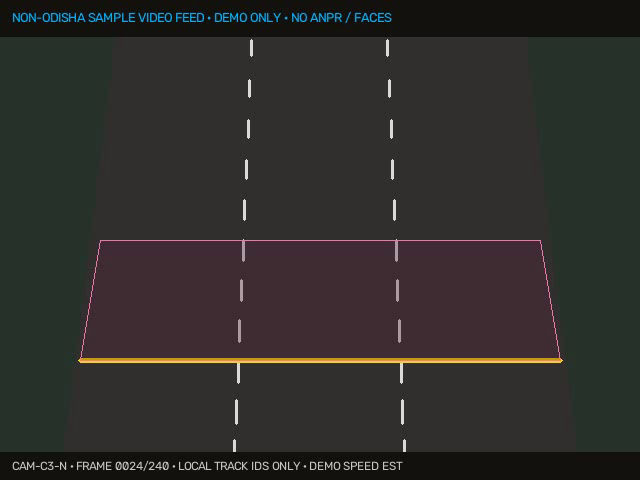
#> input picture frame 24 of packages/replay/c3_sample_feed.mp4, 640 x 480 px
$ python pipeline.py
#> lines starting #> are read from the running program, lines starting #| are printed output that depends on the picture; after the words box and inside, x2 and y2 are one past the last pixel; in counts of white or black regions, pixels touching at a corner belong together
"""
Deprecated C3 demonstration pipeline (OpenCV + ByteTrack tracking).
Not an authoritative recorded processor or acceptance source. Operating input
uses RecordedClipProcessor with configured camera geometry and aggregate windows.
PRD §8.5, §15.2; Backlog S36, S37.

Translates sample video feed at C3 (North approach) into typed traffic aggregates:
- Directional virtual crossing line counting (counted once per track ID)
- Lane-wise ROI polygon assignment
- Queue ROI occupancy and vehicle detection
- Class breakdown (bike, car, auto, bus, truck)
- Uncalibrated demo speed estimation
- Upstream impact estimation toward C1 (30s, 60s, 120s ETA & risk)
- Strict privacy: temporary camera-local IDs only, no ANPR, no face recognition
"""

from __future__ import annotations
import json
import math
from dataclasses import asdict, dataclass, field
from pathlib import Path
from typing import Any, Dict, List, Optional, Tuple
import cv2
import numpy as np


@dataclass
class BoundingBox:
    x: int
    y: int
    w: int
    h: int

    @property
    def bottom_center(self) -> Tuple[int, int]:
        return (self.x + self.w // 2, self.y + self.h)

    @property
    def center(self) -> Tuple[int, int]:
        return (self.x + self.w // 2, self.y + self.h // 2)

    # [10 lines left out: function iou, not called in this run]


@dataclass
class TrackedVehicle:
    track_id: str
    vehicle_class: str
    history: List[Tuple[int, int]] = field(default_factory=list)  # (x, y) centers
    current_bbox: Optional[BoundingBox] = None
    lane_id: str = "lane_2_thru"
    is_queued: bool = False
    crossed_counting_line: bool = False
    stationary_frames: int = 0
    relative_motion_px_per_frame: float = 0.0
    last_seen_frame: int = 0


class C3VisionPipeline:
    def __init__(
        self,
        video_path: Optional[str | Path] = None,
        camera_id: str = "CAM-C3-NORTH",
        crossing_line_y: int = 360,
    ):
        self.camera_id = camera_id
        self.video_path = Path(video_path) if video_path else None
        self.crossing_line_y = crossing_line_y

        # Lane ROIs (Polygonal representations for top to bottom approach)
        self.lane_polygons = {
            "lane_1_turn": np.array([[120, 0], [173, 0], [180, 480], [60, 480]], np.int32),
            "lane_2_thru": np.array([[173, 0], [226, 0], [300, 480], [180, 480]], np.int32),
            "lane_3_thru": np.array([[226, 0], [280, 0], [420, 480], [300, 480]], np.int32),
        }

        # Queue ROI polygon (y in [240, 360])
        self.queue_roi = np.array([
            [100, 240],
            [380, 240],
            [420, 360],
            [80, 360]
        ], np.int32)

        self.tracks: Dict[str, TrackedVehicle] = {}
        self.next_track_num = 1
        self.total_counted = 0
        self.class_counts = {"bike": 0, "car": 0, "auto": 0, "bus": 0, "truck": 0}
        self.processed_frames: List[Dict[str, Any]] = []

    # [36 lines left out: functions classify_detection, assign_lane, is_in_queue_roi, not called in this run]

    def run_pipeline(self) -> Dict[str, Any]:
        """
        Executes frame-by-frame analysis over the sample video.
        Returns a structured report containing frame-by-frame metadata and aggregated statistics.
        """
        if not self.video_path or not self.video_path.exists():
            return {
                "available": False,
                "status": "unavailable",
                "error": f"Sample video feed file not found at: {self.video_path}",
                "message": "Optional sample-video extraction is unavailable. Core synthetic scenarios and golden replay remain independent.",
                "provenance": "Sample feed file missing or uninitialized",
            }

        cap = cv2.VideoCapture(str(self.video_path))
        if not cap.isOpened():
            return {
                "available": False,
                "status": "error",
                "error": "Failed to decode sample video feed via OpenCV.",
                "message": "Optional sample-video extraction is unavailable. Core synthetic scenarios and golden replay remain independent.",
                "provenance": str(self.video_path),
            }

        fps = cap.get(cv2.CAP_PROP_FPS) or 10.0
        total_frames = int(cap.get(cv2.CAP_PROP_FRAME_COUNT))
        frame_idx = 0

        # Background subtractor to isolate moving objects
        bg_subtractor = cv2.createBackgroundSubtractorMOG2(history=50, varThreshold=25, detectShadows=False)

        while True:
            ret, frame = cap.read()
#> frame is the input picture: shape (480, 640, 3); mean B, G, R 43.3, 46.1, 47.9
            if not ret:
                break

            h_f, w_f = frame.shape[:2]
#> h_f = 480; w_f = 640

            # Foreground mask (exclude header/footer overlays)
            crop_mask = np.zeros((h_f, w_f), dtype=np.uint8)
            crop_mask[40:h_f - 32, 60:w_f - 60] = 255

            fg_mask = bg_subtractor.apply(frame)
#> fg_mask: shape (480, 640); every value is 255
            fg_mask = cv2.bitwise_and(fg_mask, crop_mask)
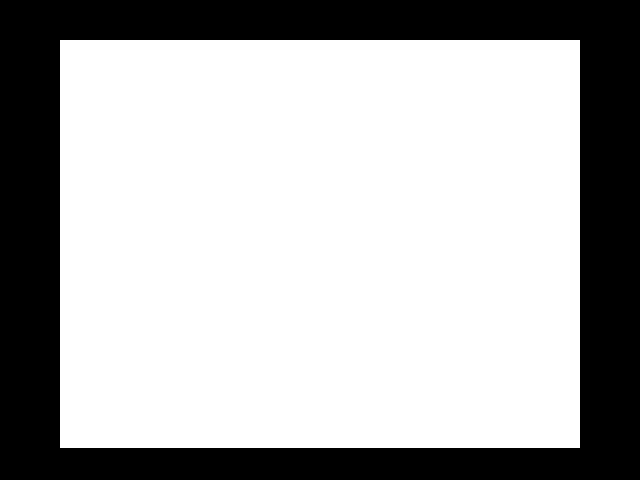
#> fg_mask: shape (480, 640); 69.1% white; 1 black region, box (x1, y1, x2, y2) and area: (0, 0, 640, 480) 95040

            # Morphological noise removal
            kernel = cv2.getStructuringElement(cv2.MORPH_RECT, (4, 4))
            fg_mask = cv2.morphologyEx(fg_mask, cv2.MORPH_OPEN, kernel)
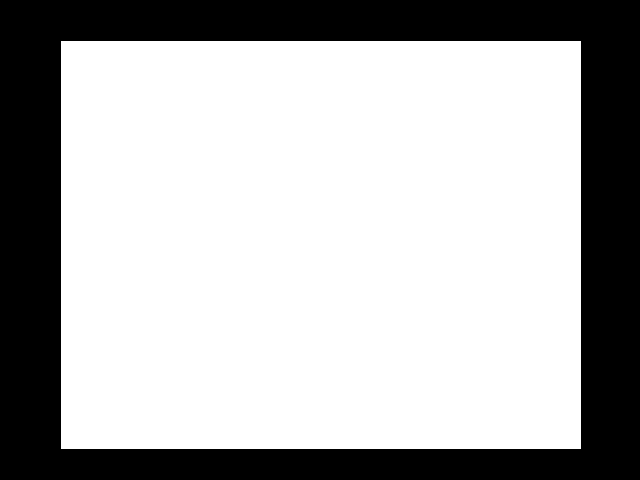
#> fg_mask: shape (480, 640); 69.1% white; 1 black region, box (x1, y1, x2, y2) and area: (0, 0, 640, 480) 95040
            fg_mask = cv2.dilate(fg_mask, kernel, iterations=2)
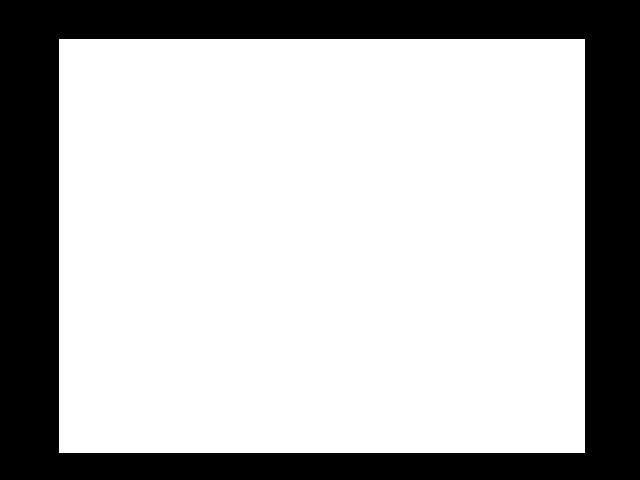
#> fg_mask: shape (480, 640); 70.9% white; 1 black region, box (x1, y1, x2, y2) and area: (0, 0, 640, 480) 89436

            # Find vehicle contours
            contours, _ = cv2.findContours(fg_mask, cv2.RETR_EXTERNAL, cv2.CHAIN_APPROX_SIMPLE)
#> contours = [[[59, 39], [59, 452], [584, 452], [584, 39]]]
            current_detections: List[Tuple[BoundingBox, str]] = []

            for cnt in contours:
                area = cv2.contourArea(cnt)
                if area < 200 or area > 12000:
                    continue
                x, y, w, h = cv2.boundingRect(cnt)
                # Ignore edge artifacts or giant full-width contours
                if w < 14 or h < 18 or w > 100 or h > 130 or y < 45 or y + h > h_f - 30:
                    continue

                roi_color = frame[y:y+h, x:x+w]
                avg_bgr = (int(roi_color[:, :, 0].mean()), int(roi_color[:, :, 1].mean()), int(roi_color[:, :, 2].mean()))
                v_class = self.classify_detection(w, h, avg_bgr)
                current_detections.append((BoundingBox(x, y, w, h), v_class))
#> this loop made 1 pass
#> (cnt, area) on pass 1: ([[59, 39], [59, 452], [584, 452], [584, 39]], 216825)
#> after the loop, current_detections = []

            # Associate detections with existing tracks (IoU + Euclidean center distance)
            updated_tracks: List[str] = []
            unmatched_detections = list(current_detections)
#> unmatched_detections = []

            for trk_id, trk in list(self.tracks.items()):
                if frame_idx - trk.last_seen_frame > int(fps * 1.5):  # Discard old tracks
                    continue
                if trk.current_bbox is None:
                    continue

                best_match = None
                best_score = -1.0
                for det in unmatched_detections:
                    bbox = det[0]
                    iou_val = trk.current_bbox.iou(bbox)
                    # Center distance
                    c1 = trk.current_bbox.center
                    c2 = bbox.center
                    dist = math.hypot(c1[0] - c2[0], c1[1] - c2[1])

                    # Match if good IoU or close center distance (forward motion)
                    if iou_val > 0.15:
                        score = 2.0 + iou_val
                    elif dist < 45 and (c2[1] >= c1[1] - 5):
                        score = 1.0 / (1.0 + dist)
                    else:
                        score = 0.0

                    if score > best_score and score > 0.02:
                        best_score = score
                        best_match = det

                if best_match:
                    bbox, cls_name = best_match
                    unmatched_detections.remove(best_match)

                    # Update track
                    trk.current_bbox = bbox
                    trk.last_seen_frame = frame_idx
                    trk.history.append(bbox.center)
                    if bbox.bottom_center[1] > 200:
                        trk.vehicle_class = cls_name

                    # Calculate velocity & speed estimate (uncalibrated demo estimate)
                    if len(trk.history) >= 2:
                        dx = trk.history[-1][0] - trk.history[-2][0]
                        dy = trk.history[-1][1] - trk.history[-2][1]
                        dist_px = math.hypot(dx, dy)
                        # No calibration means no metric speed. Keep only local
                        # relative motion for association/queue heuristics.
                        trk.relative_motion_px_per_frame = dist_px

                        if dist_px < 1.2:
                            trk.stationary_frames += 1
                        else:
                            trk.stationary_frames = 0
                    else:
                        trk.relative_motion_px_per_frame = 0.0

                    # Lane assignment & Queue detection
                    bc = bbox.bottom_center
                    trk.lane_id = self.assign_lane(bc)
                    in_q = self.is_in_queue_roi(bc)
                    trk.is_queued = in_q and (trk.stationary_frames >= 3 or trk.relative_motion_px_per_frame < 1.2)

                    # Virtual crossing line check (y = 360)
                    if not trk.crossed_counting_line and len(trk.history) >= 2:
                        prev_y = trk.history[-2][1]
                        curr_y = trk.history[-1][1]
                        if prev_y < self.crossing_line_y <= curr_y:
                            trk.crossed_counting_line = True
                            self.total_counted += 1
                            self.class_counts[trk.vehicle_class] = self.class_counts.get(trk.vehicle_class, 0) + 1

                    updated_tracks.append(trk_id)
#> after the loop, self.class_counts = {'bike': 0, 'car': 0, 'auto': 0, 'bus': 0, 'truck': 0}; self.total_counted = 0; updated_tracks = []

            # Spawn new tracks for unmatched detections
            for bbox, cls_name in unmatched_detections:
                trk_id = f"CAM3-TK-{self.next_track_num:03d}"
                self.next_track_num += 1
                new_trk = TrackedVehicle(
                    track_id=trk_id,
                    vehicle_class=cls_name,
                    history=[bbox.center],
                    current_bbox=bbox,
                    lane_id=self.assign_lane(bbox.bottom_center),
                    is_queued=False,
                    crossed_counting_line=(bbox.bottom_center[1] >= self.crossing_line_y),
                    relative_motion_px_per_frame=0.0,
                    last_seen_frame=frame_idx,
                )
                self.tracks[trk_id] = new_trk
                updated_tracks.append(trk_id)
#> this loop made 0 passes
#> after the loop, self.next_track_num = 1; self.tracks = 0 items

            # Active frame snapshot
            queue_veh_count = 0
            lane_vehicle_counts = {"lane_1_turn": 0, "lane_2_thru": 0, "lane_3_thru": 0}

            for trk_id in updated_tracks:
                trk = self.tracks[trk_id]
                if trk.last_seen_frame == frame_idx and trk.current_bbox:
                    lane_vehicle_counts[trk.lane_id] = lane_vehicle_counts.get(trk.lane_id, 0) + 1
                    if trk.is_queued:
                        queue_veh_count += 1
#> after the loop, lane_vehicle_counts = {'lane_1_turn': 0, 'lane_2_thru': 0, 'lane_3_thru': 0}; queue_veh_count = 0

            # Sample video is a separate observation lane. It does not fabricate
            # whole-corridor arrivals, ETAs, occupancy, or metric speed.
            elapsed_sec = frame_idx / fps

            frame_data = {
                "frame_index": frame_idx,
                "timestamp_s": round(elapsed_sec, 2),
                "active_vehicles": sum(lane_vehicle_counts.values()),
                "total_crossed": self.total_counted,
                "queue_vehicles": queue_veh_count,
                "image_occupancy_status": "unavailable",
                "speed_status": "unavailable",
                "lane_counts": lane_vehicle_counts,
                "flow_window_s": round(elapsed_sec, 2),
            }
            self.processed_frames.append(frame_data)
            frame_idx += 1

        cap.release()

        # Compute summary aggregate
        last_frame = self.processed_frames[-1] if self.processed_frames else {}
        total_unique_tracks = len(self.tracks)

        result_payload = {
            "available": True,
            "status": "active",
            "camera_id": self.camera_id,
            "junction_id": "C3",
            "target_junction_id": "C1",
            "sample_video_label": "Intersection C3 North Approach (Non-Odisha Sample Feed)",
            "sample_provenance": "Controlled demonstration video footage (640x480, 10 fps)",
            "privacy_disclosure": "Only aggregate observations leave the sample pipeline; zero ANPR, face recognition, track IDs or trajectories are exported.",
            "is_calibrated": False,
            "speed_disclaimer": "Uncalibrated video has no authoritative km/h measurement.",
            "total_frames": len(self.processed_frames),
            "fps": fps,
            "summary_metrics": {
                "total_vehicles_observed": total_unique_tracks,
                "total_crossed_line": self.total_counted,
                "current_queue_estimate": last_frame.get("queue_vehicles", 0),
                "image_occupancy_status": "unavailable",
                "speed_status": "unavailable",
                "class_breakdown": self.class_counts,
                "lane_metrics": [
                    {
                        "lane_id": "lane_1_turn",
                        "label": "Lane 1 (Left / Turning)",
                        "current_flow_vpm": None,
                        "current_queue": None,
                        "occupancy": None,
                    },
                    {
                        "lane_id": "lane_2_thru",
                        "label": "Lane 2 (Through / Main)",
                        "current_flow_vpm": None,
                        "current_queue": None,
                        "occupancy": None,
                    },
                    {
                        "lane_id": "lane_3_thru",
                        "label": "Lane 3 (Through / Curb)",
                        "current_flow_vpm": None,
                        "current_queue": None,
                        "occupancy": None,
                    },
                ],
            },
            "upstream_c1_impact": {"status": "unavailable", "reason": "Sample-video observation is not injected into the aggregate traffic model."},
            "frames": self.processed_frames,
        }
        return result_payload


def run_and_save_c3_pipeline(
    video_path: str = "packages/replay/c3_sample_feed.mp4",
    output_json: str = "packages/replay/c3_vision_aggregates.json",
) -> Dict[str, Any]:
    pipeline = C3VisionPipeline(video_path=video_path)
    result = pipeline.run_pipeline()
    out_p = Path(output_json)
    out_p.parent.mkdir(parents=True, exist_ok=True)
    with open(out_p, "w", encoding="utf-8") as f:
        json.dump(result, f, indent=2)
    return result


if __name__ == "__main__":
    res = run_and_save_c3_pipeline()
    print(f"Pipeline finished! Processed {res.get('total_frames')} frames.")
    print(f"Total counted: {res.get('summary_metrics', {}).get('total_crossed_line')}")
    print(f"Class breakdown: {res.get('summary_metrics', {}).get('class_breakdown')}")
